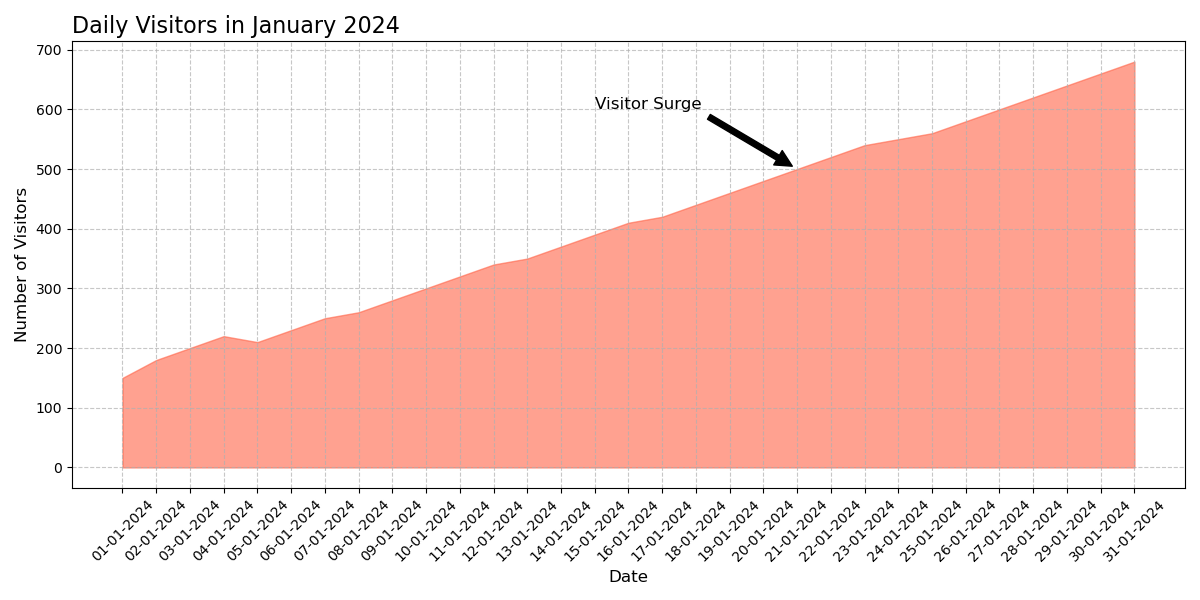

Source code (Python):

import matplotlib.pyplot as plt
import pandas as pd

# Data
data = {
    'Date': [
        '01-01-2024', '02-01-2024', '03-01-2024', '04-01-2024', '05-01-2024', 
        '06-01-2024', '07-01-2024', '08-01-2024', '09-01-2024', '10-01-2024', 
        '11-01-2024', '12-01-2024', '13-01-2024', '14-01-2024', '15-01-2024', 
        '16-01-2024', '17-01-2024', '18-01-2024', '19-01-2024', '20-01-2024', 
        '21-01-2024', '22-01-2024', '23-01-2024', '24-01-2024', '25-01-2024', 
        '26-01-2024', '27-01-2024', '28-01-2024', '29-01-2024', '30-01-2024', 
        '31-01-2024'
    ],
    'Visitors': [
        150, 180, 200, 220, 210, 230, 250, 260, 280, 300, 320, 340, 350, 370, 
        390, 410, 420, 440, 460, 480, 500, 520, 540, 550, 560, 580, 600, 620, 
        640, 660, 680
    ]
}

# Convert to DataFrame
df = pd.DataFrame(data)

# Plot
plt.figure(figsize=(12, 6))
plt.fill_between(df['Date'], df['Visitors'], color='#ff6347', alpha=0.6)

# Title and labels
plt.title('Daily Visitors in January 2024', fontsize=16, loc='left')
plt.xlabel('Date', fontsize=12)
plt.ylabel('Number of Visitors', fontsize=12)

# Annotations
plt.annotate('Visitor Surge', xy=('21-01-2024', 500), xytext=('15-01-2024', 600),
             arrowprops=dict(facecolor='black', shrink=0.05),
             fontsize=12, color='black')

# Adjustments
plt.xticks(rotation=45)
plt.grid(True, linestyle='--', alpha=0.7)

# Display the plot
plt.tight_layout()
plt.show()
